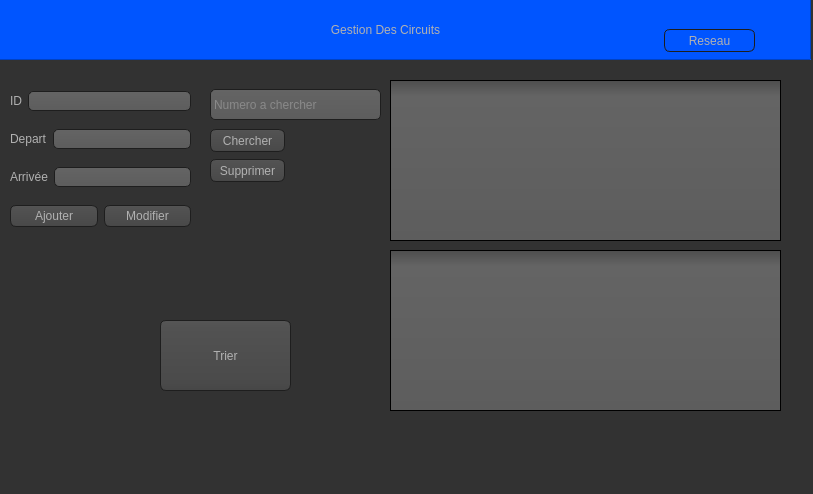
<?xml version="1.0" encoding="UTF-8"?>
<ui version="4.0">
 <class>reseau_circuit</class>
 <widget class="QMainWindow" name="reseau_circuit">
  <property name="geometry">
   <rect>
    <x>0</x>
    <y>0</y>
    <width>813</width>
    <height>494</height>
   </rect>
  </property>
  <property name="windowTitle">
   <string>reseau_circuit</string>
  </property>
  <property name="styleSheet">
   <string notr="true">
Qlabel
{
 
	font: 16pt &quot;MS Shell Dlg 2&quot;;
    color:blue;
}


QFrame
{
background-color:#0F52BA;
}

QLabel
{
font: 12pt &quot;MS Shell Dlg 2&quot;;
color:rgb(255, 255, 255);
}
QPushButton:hover
{
color:white;
border-radius:15px;
background:#000080;
}







QToolTip
{
     border: 1px solid black;
     background-color: #ffa02f;
     padding: 1px;
     border-radius: 3px;
     opacity: 100;
}

QWidget
{
    color: #b1b1b1;
    background-color: #323232;
}

QWidget:item:hover
{
    background-color: QLinearGradient( x1: 0, y1: 0, x2: 0, y2: 1, stop: 0 #ffa02f, stop: 1 #ca0619);
    color: #000000;
}

QWidget:item:selected
{
    background-color: QLinearGradient( x1: 0, y1: 0, x2: 0, y2: 1, stop: 0 #ffa02f, stop: 1 #d7801a);
}

QMenuBar::item
{
    background: transparent;
}

QMenuBar::item:selected
{
    background: transparent;
    border: 1px solid #ffaa00;
}

QMenuBar::item:pressed
{
    background: #444;
    border: 1px solid #000;
    background-color: QLinearGradient(
        x1:0, y1:0,
        x2:0, y2:1,
        stop:1 #212121,
        stop:0.4 #343434/*,
        stop:0.2 #343434,
        stop:0.1 #ffaa00*/
    );
    margin-bottom:-1px;
    padding-bottom:1px;
}

QMenu
{
    border: 1px solid #000;
}

QMenu::item
{
    padding: 2px 20px 2px 20px;
}

QMenu::item:selected
{
    color: #000000;
}

QWidget:disabled
{
    color: #404040;
    background-color: #323232;
}

QAbstractItemView
{
    background-color: QLinearGradient( x1: 0, y1: 0, x2: 0, y2: 1, stop: 0 #4d4d4d, stop: 0.1 #646464, stop: 1 #5d5d5d);
}

QWidget:focus
{
    /*border: 2px solid QLinearGradient( x1: 0, y1: 0, x2: 0, y2: 1, stop: 0 #ffa02f, stop: 1 #d7801a);*/
}

QLineEdit
{
    background-color: QLinearGradient( x1: 0, y1: 0, x2: 0, y2: 1, stop: 0 #4d4d4d, stop: 0 #646464, stop: 1 #5d5d5d);
    padding: 1px;
    border-style: solid;
    border: 1px solid #1e1e1e;
    border-radius: 5;
}

QPushButton
{
    color: #b1b1b1;
    background-color: QLinearGradient( x1: 0, y1: 0, x2: 0, y2: 1, stop: 0 #565656, stop: 0.1 #525252, stop: 0.5 #4e4e4e, stop: 0.9 #4a4a4a, stop: 1 #464646);
    border-width: 1px;
    border-color: #1e1e1e;
    border-style: solid;
    border-radius: 6;
    padding: 3px;
    font-size: 12px;
    padding-left: 5px;
    padding-right: 5px;
}

QPushButton:pressed
{
    background-color: QLinearGradient( x1: 0, y1: 0, x2: 0, y2: 1, stop: 0 #2d2d2d, stop: 0.1 #2b2b2b, stop: 0.5 #292929, stop: 0.9 #282828, stop: 1 #252525);
}

QComboBox
{
    selection-background-color: #ffaa00;
    background-color: QLinearGradient( x1: 0, y1: 0, x2: 0, y2: 1, stop: 0 #565656, stop: 0.1 #525252, stop: 0.5 #4e4e4e, stop: 0.9 #4a4a4a, stop: 1 #464646);
    border-style: solid;
    border: 1px solid #1e1e1e;
    border-radius: 5;
}

QComboBox:hover,QPushButton:hover
{
    border: 2px solid QLinearGradient( x1: 0, y1: 0, x2: 0, y2: 1, stop: 0 #ffa02f, stop: 1 #d7801a);
}


QComboBox:on
{
    padding-top: 3px;
    padding-left: 4px;
    background-color: QLinearGradient( x1: 0, y1: 0, x2: 0, y2: 1, stop: 0 #2d2d2d, stop: 0.1 #2b2b2b, stop: 0.5 #292929, stop: 0.9 #282828, stop: 1 #252525);
    selection-background-color: #ffaa00;
}

QComboBox QAbstractItemView
{
    border: 2px solid darkgray;
    selection-background-color: QLinearGradient( x1: 0, y1: 0, x2: 0, y2: 1, stop: 0 #ffa02f, stop: 1 #d7801a);
}

QComboBox::drop-down
{
     subcontrol-origin: padding;
     subcontrol-position: top right;
     width: 15px;

     border-left-width: 0px;
     border-left-color: darkgray;
     border-left-style: solid; /* just a single line */
     border-top-right-radius: 3px; /* same radius as the QComboBox */
     border-bottom-right-radius: 3px;
 }

QComboBox::down-arrow
{
     image: url(:/down_arrow.png);
}

QGroupBox:focus
{
border: 2px solid QLinearGradient( x1: 0, y1: 0, x2: 0, y2: 1, stop: 0 #ffa02f, stop: 1 #d7801a);
}

QTextEdit:focus
{
    border: 2px solid QLinearGradient( x1: 0, y1: 0, x2: 0, y2: 1, stop: 0 #ffa02f, stop: 1 #d7801a);
}

QScrollBar:horizontal {
     border: 1px solid #222222;
     background: QLinearGradient( x1: 0, y1: 0, x2: 0, y2: 1, stop: 0.0 #121212, stop: 0.2 #282828, stop: 1 #484848);
     height: 10px;
     margin: 0px 16px 0 16px;
}

QScrollBar::handle:horizontal
{
      background: QLinearGradient( x1: 0, y1: 0, x2: 1, y2: 0, stop: 0 #ffa02f, stop: 0.5 #d7801a, stop: 1 #ffa02f);
      min-height: 20px;
      border-radius: 2px;
}

QScrollBar::add-line:horizontal {
      border: 1px solid #1b1b19;
      border-radius: 2px;
      background: QLinearGradient( x1: 0, y1: 0, x2: 1, y2: 0, stop: 0 #ffa02f, stop: 1 #d7801a);
      width: 14px;
      subcontrol-position: right;
      subcontrol-origin: margin;
}

QScrollBar::sub-line:horizontal {
      border: 1px solid #1b1b19;
      border-radius: 2px;
      background: QLinearGradient( x1: 0, y1: 0, x2: 1, y2: 0, stop: 0 #ffa02f, stop: 1 #d7801a);
      width: 14px;
     subcontrol-position: left;
     subcontrol-origin: margin;
}

QScrollBar::right-arrow:horizontal, QScrollBar::left-arrow:horizontal
{
      border: 1px solid black;
      width: 1px;
      height: 1px;
      background: white;
}

QScrollBar::add-page:horizontal, QScrollBar::sub-page:horizontal
{
      background: none;
}

QScrollBar:vertical
{
      background: QLinearGradient( x1: 0, y1: 0, x2: 1, y2: 0, stop: 0.0 #121212, stop: 0.2 #282828, stop: 1 #484848);
      width: 7px;
      margin: 16px 0 16px 0;
      border: 1px solid #222222;
}

QScrollBar::handle:vertical
{
      background: QLinearGradient( x1: 0, y1: 0, x2: 0, y2: 1, stop: 0 #ffa02f, stop: 0.5 #d7801a, stop: 1 #ffa02f);
      min-height: 20px;
      border-radius: 2px;
}

QScrollBar::add-line:vertical
{
      border: 1px solid #1b1b19;
      border-radius: 2px;
      background: QLinearGradient( x1: 0, y1: 0, x2: 0, y2: 1, stop: 0 #ffa02f, stop: 1 #d7801a);
      height: 14px;
      subcontrol-position: bottom;
      subcontrol-origin: margin;
}

QScrollBar::sub-line:vertical
{
      border: 1px solid #1b1b19;
      border-radius: 2px;
      background: QLinearGradient( x1: 0, y1: 0, x2: 0, y2: 1, stop: 0 #d7801a, stop: 1 #ffa02f);
      height: 14px;
      subcontrol-position: top;
      subcontrol-origin: margin;
}

QScrollBar::up-arrow:vertical, QScrollBar::down-arrow:vertical
{
      border: 1px solid black;
      width: 1px;
      height: 1px;
      background: white;
}


QScrollBar::add-page:vertical, QScrollBar::sub-page:vertical
{
      background: none;
}

QTextEdit
{
    background-color: #242424;
}

QPlainTextEdit
{
    background-color: #000080;
}

QHeaderView::section
{
    background-color: QLinearGradient(x1:0, y1:0, x2:0, y2:1, stop:0 #616161, stop: 0.5 #505050, stop: 0.6 #434343, stop:1 #656565);
    color: white;
    padding-left: 4px;
    border: 1px solid #6c6c6c;
}

QCheckBox:disabled
{
color: #414141;
}

QDockWidget::title
{
    text-align: center;
    spacing: 3px; /* spacing between items in the tool bar */
    background-color: QLinearGradient(x1:0, y1:0, x2:0, y2:1, stop:0 #323232, stop: 0.5 #242424, stop:1 #323232);
}

QDockWidget::close-button, QDockWidget::float-button
{
    text-align: center;
    spacing: 1px; /* spacing between items in the tool bar */
    background-color: QLinearGradient(x1:0, y1:0, x2:0, y2:1, stop:0 #323232, stop: 0.5 #242424, stop:1 #323232);
}

QDockWidget::close-button:hover, QDockWidget::float-button:hover
{
    background: #242424;
}

QDockWidget::close-button:pressed, QDockWidget::float-button:pressed
{
    padding: 1px -1px -1px 1px;
}

QMainWindow::separator
{
    background-color: QLinearGradient(x1:0, y1:0, x2:0, y2:1, stop:0 #161616, stop: 0.5 #151515, stop: 0.6 #212121, stop:1 #343434);
    color: white;
    padding-left: 4px;
    border: 1px solid #4c4c4c;
    spacing: 3px; /* spacing between items in the tool bar */
}

QMainWindow::separator:hover
{

    background-color: QLinearGradient(x1:0, y1:0, x2:0, y2:1, stop:0 #d7801a, stop:0.5 #b56c17 stop:1 #ffa02f);
    color: white;
    padding-left: 4px;
    border: 1px solid #6c6c6c;
    spacing: 3px; /* spacing between items in the tool bar */
}

QToolBar::handle
{
     spacing: 3px; /* spacing between items in the tool bar */
     background: url(:/images/handle.png);
}

QMenu::separator
{
    height: 2px;
    background-color: QLinearGradient(x1:0, y1:0, x2:0, y2:1, stop:0 #161616, stop: 0.5 #151515, stop: 0.6 #212121, stop:1 #343434);
    color: white;
    padding-left: 4px;
    margin-left: 10px;
    margin-right: 5px;
}

QProgressBar
{
    border: 2px solid grey;
    border-radius: 5px;
    text-align: center;
}

QProgressBar::chunk
{
    background-color: #d7801a;
    width: 2.15px;
    margin: 0.5px;
}



QRadioButton::indicator:checked, QRadioButton::indicator:unchecked{
    color: #b1b1b1;
    background-color: #323232;
    border: 1px solid #b1b1b1;
    border-radius: 6px;
}

QRadioButton::indicator:checked
{
    background-color: qradialgradient(
        cx: 0.5, cy: 0.5,
        fx: 0.5, fy: 0.5,
        radius: 1.0,
        stop: 0.25 #ffaa00,
        stop: 0.3 #323232
    );
}

QCheckBox::indicator{
    color: #b1b1b1;
    background-color: #323232;
    border: 1px solid #b1b1b1;
    width: 9px;
    height: 9px;
}

QRadioButton::indicator
{
    border-radius: 6px;
}

QRadioButton::indicator:hover, QCheckBox::indicator:hover
{
    border: 1px solid #ffaa00;
}

QCheckBox::indicator:checked
{
    image:url(:/images/checkbox.png);
}

QCheckBox::indicator:disabled, QRadioButton::indicator:disabled
{
    border: 1px solid #444;
}

QTabBar::tab {
    color: #b1b1b1;
    border: 1px solid #444;
    border-bottom-style: none;
    background-color: #323232;
    padding-left: 10px;
    padding-right: 10px;
    padding-top: 3px;
    padding-bottom: 2px;
    margin-right: -1px;
}

QTabWidget::pane {
    border: 1px solid #444;
    top: 1px;
}

QTabBar::tab:last
{
    margin-right: 0; /* the last selected tab has nothing to overlap with on the right */
    border-top-right-radius: 3px;
}

QTabBar::tab:first:!selected
{
 margin-left: 0px; /* the last selected tab has nothing to overlap with on the right */


    border-top-left-radius: 3px;
}

QTabBar::tab:!selected
{
    color: #b1b1b1;
    border-bottom-style: solid;
    margin-top: 3px;
    background-color: QLinearGradient(x1:0, y1:0, x2:0, y2:1, stop:1 #212121, stop:.4 #343434);
}

QTabBar::tab:selected
{
    border-top-left-radius: 3px;
    border-top-right-radius: 3px;
    margin-bottom: 0px;
}

QTabBar::tab:!selected:hover
{
    /*border-top: 2px solid #ffaa00;
    padding-bottom: 3px;*/
    border-top-left-radius: 3px;
    border-top-right-radius: 3px;
    background-color: QLinearGradient(x1:0, y1:0, x2:0, y2:1, stop:1 #212121, stop:0.4 #343434, stop:0.2 #343434, stop:0.1 #ffaa00);
}

</string>
  </property>
  <widget class="QWidget" name="centralwidget">
   <widget class="QStackedWidget" name="stackedWidget">
    <property name="geometry">
     <rect>
      <x>-30</x>
      <y>0</y>
      <width>841</width>
      <height>421</height>
     </rect>
    </property>
    <property name="currentIndex">
     <number>1</number>
    </property>
    <widget class="QWidget" name="page">
     <widget class="QFrame" name="frame">
      <property name="geometry">
       <rect>
        <x>0</x>
        <y>0</y>
        <width>841</width>
        <height>61</height>
       </rect>
      </property>
      <property name="styleSheet">
       <string notr="true">
background-color: rgb(0, 85, 255);</string>
      </property>
      <property name="frameShape">
       <enum>QFrame::StyledPanel</enum>
      </property>
      <property name="frameShadow">
       <enum>QFrame::Raised</enum>
      </property>
      <widget class="QLabel" name="label_4">
       <property name="geometry">
        <rect>
         <x>280</x>
         <y>10</y>
         <width>271</width>
         <height>41</height>
        </rect>
       </property>
       <property name="text">
        <string>Gestions des Reseaux </string>
       </property>
      </widget>
      <widget class="QPushButton" name="pushButton_9">
       <property name="geometry">
        <rect>
         <x>710</x>
         <y>30</y>
         <width>75</width>
         <height>23</height>
        </rect>
       </property>
       <property name="text">
        <string>CIrcuits</string>
       </property>
      </widget>
     </widget>
     <widget class="QTableView" name="tableView_abonne">
      <property name="geometry">
       <rect>
        <x>420</x>
        <y>81</y>
        <width>391</width>
        <height>161</height>
       </rect>
      </property>
     </widget>
     <widget class="QPushButton" name="pushButton_3">
      <property name="geometry">
       <rect>
        <x>240</x>
        <y>130</y>
        <width>75</width>
        <height>23</height>
       </rect>
      </property>
      <property name="text">
       <string>Chercher</string>
      </property>
     </widget>
     <widget class="QLineEdit" name="chercher">
      <property name="geometry">
       <rect>
        <x>240</x>
        <y>90</y>
        <width>171</width>
        <height>31</height>
       </rect>
      </property>
      <property name="placeholderText">
       <string>Numero a chercher</string>
      </property>
     </widget>
     <widget class="QPushButton" name="pushButton_4">
      <property name="geometry">
       <rect>
        <x>240</x>
        <y>160</y>
        <width>75</width>
        <height>23</height>
       </rect>
      </property>
      <property name="text">
       <string>Supprimer</string>
      </property>
     </widget>
     <widget class="QTableView" name="tableView_abonne_4">
      <property name="geometry">
       <rect>
        <x>420</x>
        <y>250</y>
        <width>391</width>
        <height>161</height>
       </rect>
      </property>
     </widget>
     <widget class="QLineEdit" name="chercher_2">
      <property name="geometry">
       <rect>
        <x>40</x>
        <y>270</y>
        <width>351</width>
        <height>31</height>
       </rect>
      </property>
      <property name="placeholderText">
       <string>Effectuer votre rechercher</string>
      </property>
     </widget>
     <widget class="QWidget" name="layoutWidget">
      <property name="geometry">
       <rect>
        <x>40</x>
        <y>80</y>
        <width>191</width>
        <height>161</height>
       </rect>
      </property>
      <layout class="QVBoxLayout" name="verticalLayout">
       <item>
        <layout class="QHBoxLayout" name="horizontalLayout">
         <item>
          <widget class="QLabel" name="label">
           <property name="text">
            <string>Id </string>
           </property>
          </widget>
         </item>
         <item>
          <widget class="QLineEdit" name="numero"/>
         </item>
        </layout>
       </item>
       <item>
        <layout class="QHBoxLayout" name="horizontalLayout_2">
         <item>
          <widget class="QLabel" name="label_2">
           <property name="text">
            <string>Nb_Circuits</string>
           </property>
          </widget>
         </item>
         <item>
          <widget class="QLineEdit" name="nom"/>
         </item>
        </layout>
       </item>
       <item>
        <layout class="QHBoxLayout" name="horizontalLayout_3">
         <item>
          <widget class="QLabel" name="label_3">
           <property name="text">
            <string>Type</string>
           </property>
          </widget>
         </item>
         <item>
          <widget class="QLineEdit" name="prenom"/>
         </item>
        </layout>
       </item>
       <item>
        <layout class="QHBoxLayout" name="horizontalLayout_4">
         <item>
          <widget class="QPushButton" name="pushButton_2">
           <property name="text">
            <string>Ajouter</string>
           </property>
          </widget>
         </item>
         <item>
          <widget class="QPushButton" name="pushButton">
           <property name="text">
            <string>Modifier</string>
           </property>
          </widget>
         </item>
        </layout>
       </item>
      </layout>
     </widget>
    </widget>
    <widget class="QWidget" name="page_2">
     <widget class="QLineEdit" name="chercher_3">
      <property name="geometry">
       <rect>
        <x>240</x>
        <y>89</y>
        <width>171</width>
        <height>31</height>
       </rect>
      </property>
      <property name="placeholderText">
       <string>Numero a chercher</string>
      </property>
     </widget>
     <widget class="QWidget" name="layoutWidget_2">
      <property name="geometry">
       <rect>
        <x>40</x>
        <y>79</y>
        <width>181</width>
        <height>161</height>
       </rect>
      </property>
      <layout class="QVBoxLayout" name="verticalLayout_2">
       <item>
        <layout class="QHBoxLayout" name="horizontalLayout_5">
         <item>
          <widget class="QLabel" name="label_5">
           <property name="text">
            <string>ID</string>
           </property>
          </widget>
         </item>
         <item>
          <widget class="QLineEdit" name="numero_2"/>
         </item>
        </layout>
       </item>
       <item>
        <layout class="QHBoxLayout" name="horizontalLayout_6">
         <item>
          <widget class="QLabel" name="label_6">
           <property name="text">
            <string>Depart</string>
           </property>
          </widget>
         </item>
         <item>
          <widget class="QLineEdit" name="depart_2"/>
         </item>
        </layout>
       </item>
       <item>
        <layout class="QHBoxLayout" name="horizontalLayout_7">
         <item>
          <widget class="QLabel" name="label_7">
           <property name="text">
            <string>Arrivée</string>
           </property>
          </widget>
         </item>
         <item>
          <widget class="QLineEdit" name="prenom_2"/>
         </item>
        </layout>
       </item>
       <item>
        <layout class="QHBoxLayout" name="horizontalLayout_8">
         <item>
          <widget class="QPushButton" name="pushButton_5">
           <property name="text">
            <string>Ajouter</string>
           </property>
          </widget>
         </item>
         <item>
          <widget class="QPushButton" name="pushButton_6">
           <property name="text">
            <string>Modifier</string>
           </property>
          </widget>
         </item>
        </layout>
       </item>
      </layout>
     </widget>
     <widget class="QTableView" name="tableView_abonne_2">
      <property name="geometry">
       <rect>
        <x>420</x>
        <y>80</y>
        <width>391</width>
        <height>161</height>
       </rect>
      </property>
     </widget>
     <widget class="QPushButton" name="pushButton_7">
      <property name="geometry">
       <rect>
        <x>240</x>
        <y>129</y>
        <width>75</width>
        <height>23</height>
       </rect>
      </property>
      <property name="text">
       <string>Chercher</string>
      </property>
     </widget>
     <widget class="QFrame" name="frame_2">
      <property name="geometry">
       <rect>
        <x>0</x>
        <y>-1</y>
        <width>841</width>
        <height>61</height>
       </rect>
      </property>
      <property name="styleSheet">
       <string notr="true">background-color: rgb(0, 85, 255);</string>
      </property>
      <property name="frameShape">
       <enum>QFrame::StyledPanel</enum>
      </property>
      <property name="frameShadow">
       <enum>QFrame::Raised</enum>
      </property>
      <widget class="QLabel" name="label_8">
       <property name="geometry">
        <rect>
         <x>280</x>
         <y>10</y>
         <width>271</width>
         <height>41</height>
        </rect>
       </property>
       <property name="text">
        <string>Gestion Des Circuits</string>
       </property>
       <property name="alignment">
        <set>Qt::AlignCenter</set>
       </property>
      </widget>
      <widget class="QPushButton" name="pushButton_10">
       <property name="geometry">
        <rect>
         <x>694</x>
         <y>30</y>
         <width>91</width>
         <height>23</height>
        </rect>
       </property>
       <property name="text">
        <string>Reseau</string>
       </property>
      </widget>
     </widget>
     <widget class="QPushButton" name="pushButton_8">
      <property name="geometry">
       <rect>
        <x>240</x>
        <y>159</y>
        <width>75</width>
        <height>23</height>
       </rect>
      </property>
      <property name="text">
       <string>Supprimer</string>
      </property>
     </widget>
     <widget class="QTableView" name="tableView_abonne_3">
      <property name="geometry">
       <rect>
        <x>420</x>
        <y>250</y>
        <width>391</width>
        <height>161</height>
       </rect>
      </property>
     </widget>
     <widget class="QPushButton" name="pushButton_11">
      <property name="geometry">
       <rect>
        <x>190</x>
        <y>320</y>
        <width>131</width>
        <height>71</height>
       </rect>
      </property>
      <property name="text">
       <string>Trier</string>
      </property>
     </widget>
    </widget>
   </widget>
  </widget>
  <widget class="QMenuBar" name="menubar">
   <property name="geometry">
    <rect>
     <x>0</x>
     <y>0</y>
     <width>813</width>
     <height>21</height>
    </rect>
   </property>
  </widget>
  <widget class="QStatusBar" name="statusbar"/>
 </widget>
 <resources/>
 <connections/>
</ui>
